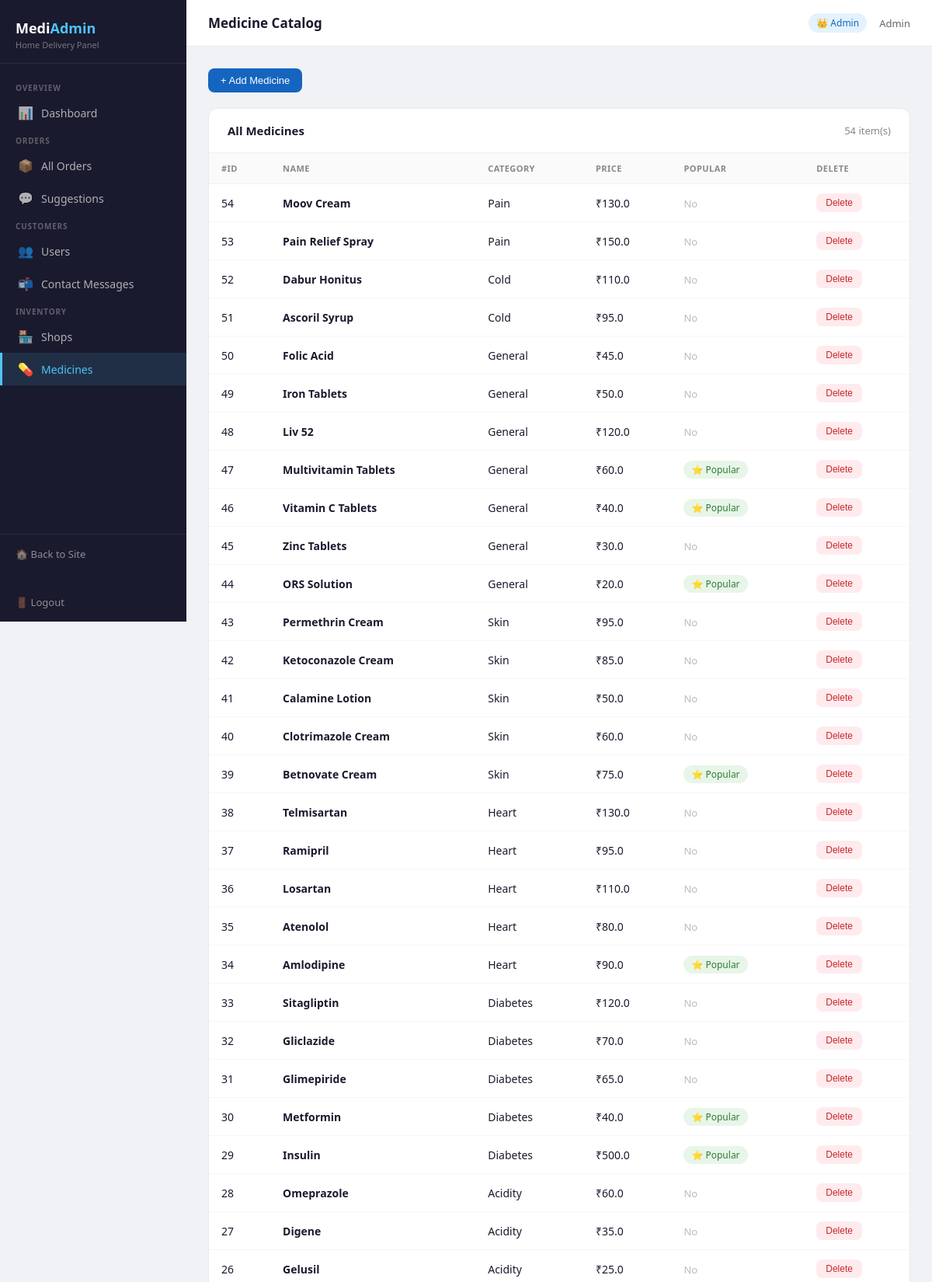
Page /admin/medicines (signed in, upper part) on the committed database.
### models.py (models this page shows)
class Medicine(db.Model):
    __tablename__ = 'medicine'
    id = db.Column(db.Integer, primary_key=True)
    name = db.Column(db.String(100))
    category = db.Column(db.String(100))
    price = db.Column(db.Float)
    is_popular = db.Column(db.Boolean, default=False)

### admin.py (the view)
@admin_bp.route('/medicines')
@admin_required
def medicines():
    all_meds = Medicine.query.order_by(Medicine.id.desc()).all()
    return render_template('admin/medicines.html', medicines=all_meds)

### admin.py (called while the page is built)
def admin_required(f):
    @wraps(f)
    def decorated(*args, **kwargs):
        if 'user_id' not in session:
            return redirect(url_for('auth.login'))
        user = User.query.get(session['user_id'])
        if not user or not user.is_admin:
            return render_template('admin/unauthorized.html'), 403
        return f(*args, **kwargs)
    return decorated

### app.py (called while the page is built)
@app.context_processor
def inject_user():
    user = None
    if 'user_id' in session:
        user = User.query.get(session['user_id'])
    return dict(user=user)

### templates/admin/medicines.html (shortened to what this page needs)
{% extends 'admin/base.html' %}
{% block page_title %}Medicine Catalog{% endblock %}
{% block content %}
<div style="margin-bottom:20px;">
    <button class="btn btn-primary" onclick="document.getElementById('addModal').classList.add('open')">+ Add Medicine</button>
</div>
<div class="card">
    <div class="card-header">
        <h3>All Medicines</h3>
        <span style="font-size:13px;color:#888;">{{ medicines|length }} item(s)</span>
    </div>
    <table>
        <thead>
            <tr><th>#ID</th><th>Name</th><th>Category</th><th>Price</th><th>Popular</th><th>Delete</th></tr>
        </thead>
        <tbody>
        {% for m in medicines %}
            <tr>
                <td>{{ m.id }}</td>
                <td><strong>{{ m.name }}</strong></td>
                <td>{{ m.category or '—' }}</td>
                <td>₹{{ m.price }}</td>
                <td>
                    {% if m.is_popular %}
                        <span class="badge badge-out">⭐ Popular</span>
                    {% else %}
                        <span style="color:#bbb;font-size:13px;">No</span>
                    {% endif %}
                </td>
                <td>
                    <form method="POST" action="{{ url_for('admin.delete_medicine', med_id=m.id) }}" onsubmit="return confirm('Delete {{ m.name }}?')">
                        <button type="submit" class="btn btn-danger btn-sm">Delete</button>
                    </form>
                </td>
            </tr>
        {% else %}
            <tr><td colspan="6"><div class="empty"><div class="empty-icon">💊</div>No medicines found.</div></td></tr>
        {% endfor %}
        </tbody>
    </table>
</div>
{% endblock %}

### templates/admin/base.html (shortened to what this page needs)
<!DOCTYPE html>
<html lang="en">
<head>
</head>
<body>
<aside class="sidebar">
    <div class="sidebar-logo">
        <h2>Medi<span>Admin</span></h2>
        <p>Home Delivery Panel</p>
    </div>
    <nav>
        <div class="nav-section">Overview</div>
        <a href="{{ url_for('admin.dashboard') }}" class="nav-link {% if request.endpoint == 'admin.dashboard' %}active{% endif %}">
            <span class="icon">📊</span> Dashboard
        </a>
        <div class="nav-section">Orders</div>
        <a href="{{ url_for('admin.orders') }}" class="nav-link {% if request.endpoint == 'admin.orders' %}active{% endif %}">
            <span class="icon">📦</span> All Orders
        </a>
        <a href="{{ url_for('admin.suggestions') }}" class="nav-link {% if request.endpoint == 'admin.suggestions' %}active{% endif %}">
            <span class="icon">💬</span> Suggestions
        </a>
        <div class="nav-section">Customers</div>
        <a href="{{ url_for('admin.users') }}" class="nav-link {% if request.endpoint == 'admin.users' %}active{% endif %}">
            <span class="icon">👥</span> Users
        </a>
        <a href="{{ url_for('admin.contacts') }}" class="nav-link {% if request.endpoint == 'admin.contacts' %}active{% endif %}">
            <span class="icon">📬</span> Contact Messages
        </a>
        <div class="nav-section">Inventory</div>
        <a href="{{ url_for('admin.shops') }}" class="nav-link {% if request.endpoint == 'admin.shops' %}active{% endif %}">
            <span class="icon">🏪</span> Shops
        </a>
        <a href="{{ url_for('admin.medicines') }}" class="nav-link {% if request.endpoint == 'admin.medicines' %}active{% endif %}">
            <span class="icon">💊</span> Medicines
        </a>
    </nav>
    <div class="sidebar-footer">
        <a href="{{ url_for('home') }}">🏠 Back to Site</a>
        <br><br>
        <a href="{{ url_for('admin.admin_logout') }}">🚪 Logout</a>
    </div>
</aside>
<div class="main">
    <div class="topbar">
        <div class="topbar-title">{% block page_title %}Dashboard{% endblock %}</div>
        <div class="topbar-right">
            <span class="admin-badge">👑 Admin</span>
            <span>{{ session.get('username', 'Admin') }}</span>
        </div>
    </div>
    <div class="content">
        {% block content %}{% endblock %}
    </div>
</div>
</body>
</html>

### templates/admin/base.html (style rules this page uses)
* { box-sizing: border-box; margin: 0; padding: 0; }
body { font-family: 'Segoe UI', sans-serif; background: #f0f2f5; color: #1a1a2e; display: flex; min-height: 100vh; }
.sidebar { width: 240px; background: #1a1a2e; min-height: 100vh; display: flex; flex-direction: column; position: fixed; top: 0; left: 0; z-index: 100; }
.sidebar-logo { padding: 24px 20px 16px; border-bottom: 1px solid rgba(255,255,255,0.08); }
.sidebar-logo h2 { color: #fff; font-size: 18px; font-weight: 600; }
.sidebar-logo span { color: #4fc3f7; }
.sidebar-logo p { color: rgba(255,255,255,0.4); font-size: 11px; margin-top: 2px; }
.sidebar nav { flex: 1; padding: 16px 0; }
.nav-section { padding: 8px 20px 4px; font-size: 10px; font-weight: 600; color: rgba(255,255,255,0.3); letter-spacing: 0.08em; text-transform: uppercase; }
.nav-link { display: flex; align-items: center; gap: 10px; padding: 10px 20px; color: rgba(255,255,255,0.65); text-decoration: none; font-size: 14px; transition: all 0.15s; border-left: 3px solid transparent; }
.nav-link.active { background: rgba(79,195,247,0.12); color: #4fc3f7; border-left-color: #4fc3f7; }
.nav-link .icon { font-size: 16px; width: 20px; text-align: center; }
.sidebar-footer { padding: 16px 20px; border-top: 1px solid rgba(255,255,255,0.08); }
.sidebar-footer a { color: rgba(255,255,255,0.5); text-decoration: none; font-size: 13px; display: flex; align-items: center; gap: 8px; }
.main { margin-left: 240px; flex: 1; display: flex; flex-direction: column; min-height: 100vh; }
.topbar { background: #fff; padding: 0 28px; height: 60px; display: flex; align-items: center; justify-content: space-between; border-bottom: 1px solid #e8eaf0; position: sticky; top: 0; z-index: 50; }
.topbar-title { font-size: 17px; font-weight: 600; color: #1a1a2e; }
.topbar-right { display: flex; align-items: center; gap: 16px; font-size: 13px; color: #666; }
.admin-badge { background: #e3f2fd; color: #1565c0; padding: 4px 10px; border-radius: 20px; font-size: 12px; font-weight: 500; }
.content { padding: 28px; flex: 1; }
.card { background: #fff; border-radius: 12px; border: 1px solid #e8eaf0; overflow: hidden; margin-bottom: 24px; }
.card-header { padding: 18px 24px; border-bottom: 1px solid #f0f0f0; display: flex; align-items: center; justify-content: space-between; }
.card-header h3 { font-size: 15px; font-weight: 600; }
table { width: 100%; border-collapse: collapse; font-size: 14px; }
th { padding: 12px 16px; text-align: left; font-size: 11px; font-weight: 600; color: #888; text-transform: uppercase; letter-spacing: 0.04em; background: #fafafa; border-bottom: 1px solid #f0f0f0; }
td { padding: 12px 16px; border-bottom: 1px solid #f7f7f7; vertical-align: middle; }
.badge { display: inline-block; padding: 3px 10px; border-radius: 20px; font-size: 12px; font-weight: 500; }
.badge-out { background: #e8f5e9; color: #2e7d32; }
.btn { display: inline-block; padding: 8px 16px; border-radius: 8px; font-size: 13px; font-weight: 500; cursor: pointer; text-decoration: none; border: none; transition: all 0.15s; }
.btn-primary { background: #1565c0; color: #fff; }
.btn-sm { padding: 5px 12px; font-size: 12px; }
.btn-danger { background: #ffebee; color: #c62828; }

### rows in the picture
Medicine: id "54", name "Moov Cream", category "Pain", price "130.0", is_popular "No"
Medicine: id "53", name "Pain Relief Spray", category "Pain", price "150.0", is_popular "No"
Medicine: id "52", name "Dabur Honitus", category "Cold", price "110.0", is_popular "No"
Medicine: id "51", name "Ascoril Syrup", category "Cold", price "95.0", is_popular "No"
Medicine: id "50", name "Folic Acid", category "General", price "45.0", is_popular "No"
Medicine: id "49", name "Iron Tablets", category "General", price "50.0", is_popular "No"
Medicine: id "48", name "Liv 52", category "General", price "120.0", is_popular "No"
Medicine: id "47", name "Multivitamin Tablets", category "General", price "60.0", is_popular "⭐ Popular"
Medicine: id "46", name "Vitamin C Tablets", category "General", price "40.0", is_popular "⭐ Popular"
Medicine: id "45", name "Zinc Tablets", category "General", price "30.0", is_popular "No"
Medicine: id "44", name "ORS Solution", category "General", price "20.0", is_popular "⭐ Popular"
Medicine: id "43", name "Permethrin Cream", category "Skin", price "95.0", is_popular "No"
Medicine: id "42", name "Ketoconazole Cream", category "Skin", price "85.0", is_popular "No"
Medicine: id "41", name "Calamine Lotion", category "Skin", price "50.0", is_popular "No"
Medicine: id "40", name "Clotrimazole Cream", category "Skin", price "60.0", is_popular "No"
Medicine: id "39", name "Betnovate Cream", category "Skin", price "75.0", is_popular "⭐ Popular"
Medicine: id "38", name "Telmisartan", category "Heart", price "130.0", is_popular "No"
Medicine: id "37", name "Ramipril", category "Heart", price "95.0", is_popular "No"
Medicine: id "36", name "Losartan", category "Heart", price "110.0", is_popular "No"
Medicine: id "35", name "Atenolol", category "Heart", price "80.0", is_popular "No"
Medicine: id "34", name "Amlodipine", category "Heart", price "90.0", is_popular "⭐ Popular"
Medicine: id "33", name "Sitagliptin", category "Diabetes", price "120.0", is_popular "No"
Medicine: id "32", name "Gliclazide", category "Diabetes", price "70.0", is_popular "No"
Medicine: id "31", name "Glimepiride", category "Diabetes", price "65.0", is_popular "No"
Medicine: id "30", name "Metformin", category "Diabetes", price "40.0", is_popular "⭐ Popular"
Medicine: id "29", name "Insulin", category "Diabetes", price "500.0", is_popular "⭐ Popular"
Medicine: id "28", name "Omeprazole", category "Acidity", price "60.0", is_popular "No"
Medicine: id "27", name "Digene", category "Acidity", price "35.0", is_popular "No"
Medicine: id "26", name "Gelusil", category "Acidity", price "25.0", is_popular "No"

### other values in the picture
{{ session.get('username', 'Admin') }} "Admin"
{{ medicines|length }} "54"
